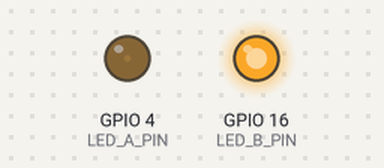
The sketch below on a simulated ESP32. On the bench: output pins drawn as LEDs (lit = HIGH). What the sketch prints to the serial monitor is not drawn.

Above: at 0.05 s.
At 0.5 s:
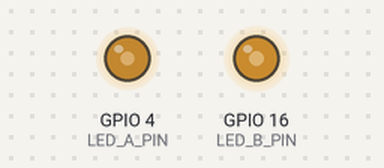
At 0.95 s:
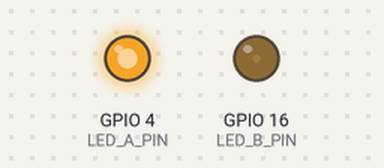
At 1.8 s:
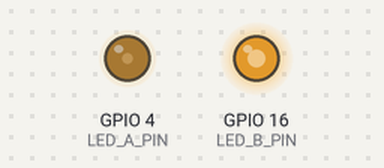
Timing chart, 0 to 4.7 s (numbered marks = the images above):
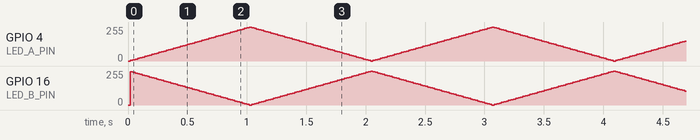

The sketch:

ex06.ino
```cpp
// ============ 引脚与PWM参数定义 ============
#define LED_A_PIN    4     // 灯A引脚
#define LED_B_PIN    16     // 灯B引脚
#define PWM_FREQ     5000  // PWM频率
#define PWM_RES      8     // PWM分辨率 (8位: 0-255)

// ============ 呼吸灯控制变量 ============
int brightness = 0;         // 当前灯A的亮度 (0-255)
int fadeAmount = 5;         // 每次亮度变化步长
bool fadingUp = true;       // 亮度变化方向：true=变亮, false=变暗

// ============ 非阻塞时间控制 ============
unsigned long lastFadeTime = 0;
const unsigned long fadeInterval = 20; // 呼吸速度间隔(ms)，数值越小渐变越快

void setup() {
  Serial.begin(115200);

  // 初始化双通道PWM (ESP32 Core 3.x 新版API)
  // ledcAttach 会自动为每个引脚分配独立的 PWM 通道
  ledcAttach(LED_A_PIN, PWM_FREQ, PWM_RES);
  ledcAttach(LED_B_PIN, PWM_FREQ, PWM_RES);

  Serial.println("=== 作业6：警车双闪灯效（双通道PWM） ===");
}

void loop() {
  unsigned long currentTime = millis();

  // 非阻塞式更新亮度
  if (currentTime - lastFadeTime >= fadeInterval) {
    lastFadeTime = currentTime;

    // 1. 更新灯A亮度
    if (fadingUp) {
      brightness += fadeAmount;
      if (brightness >= 255) {
        brightness = 255;
        fadingUp = false; // 达到最亮，准备变暗
      }
    } else {
      brightness -= fadeAmount;
      if (brightness <= 0) {
        brightness = 0;
        fadingUp = true;  // 达到全灭，准备变亮
      }
    }

    // 2. 计算灯B亮度（反相逻辑：255 - 灯A亮度）
    int brightnessB = 255 - brightness;

    // 3. 输出双通道PWM
    ledcWrite(LED_A_PIN, brightness);
    ledcWrite(LED_B_PIN, brightnessB);
  }
}
```
